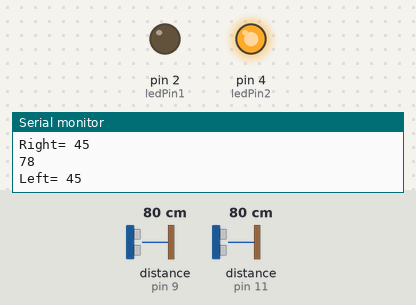
A sketch run on a simulated Arduino Uno, built with avr-gcc and run on an emulated ATmega328P. Parts: output pins drawn as LEDs (lit = HIGH), the last lines printed to the serial monitor. Wiring (inferred from the names in the program): 2 × ultrasonic range finder: trigger pin 6, echo pin 9 / trigger pin 10, echo pin 11. Dashed ring = blinking. The test bench sets the inputs (shaded band); at power-on: distance to the obstacle (sensors on pin 9, pin 11) 80 cm. The echo pulse lasts 58.3 µs per cm; pins used as bus, display or sensor lines are not drawn.

Above: at 1.2 s.
1.3 s: distance to the obstacle (sensor on pin 9) set to 24 cm
3.0 s: distance to the obstacle (sensor on pin 9) set to 20 cm
At 4.4 s:
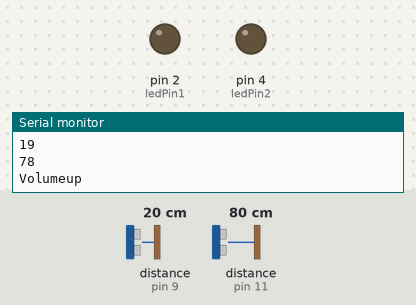
6.0 s: distance to the obstacle (sensor on pin 11) set to 2 cm
At 6.4 s:
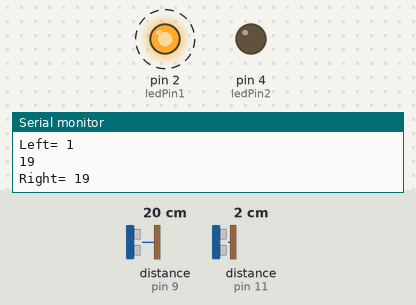
9.0 s: distance to the obstacle (sensor on pin 11) set to 18 cm
At 11.1 s:
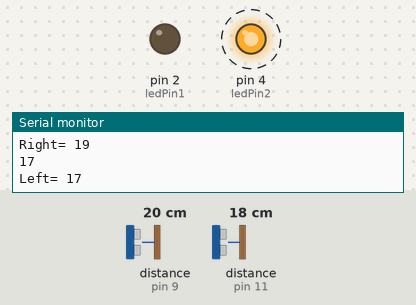
12.0 s: distance to the obstacle (sensor on pin 11) set to 4 cm
15.0 s: distance to the obstacle (sensor on pin 9) set to 12 cm
16.5 s: distance to the obstacle (sensor on pin 9) set to 9 cm
At 16.79 s:
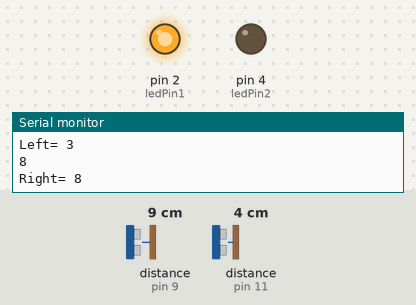
Timing chart, 0 to 20.5 s (numbered marks = the images above; inputs shaded):
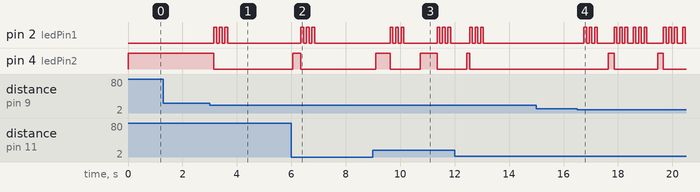

The sketch:

Hand_Gesture1.ino
```cpp
 const int trigPin1=10;
 const int echoPin1=11;
 const int trigPin2=6;
 const int echoPin2=9;
 const int ledPin1=2; // Blue LED
 const int ledPin2=4; // Red LED
 long leftDistance;
 long rightDistance;
 long distance;
 long duration;

void setup() {
  Serial.begin(9600);
  pinMode(trigPin1,OUTPUT);
  pinMode(trigPin2,OUTPUT);
  pinMode(echoPin1,INPUT);
  pinMode(echoPin2,INPUT);
  pinMode(ledPin1,OUTPUT);
  pinMode(ledPin2,OUTPUT);
}

     // Detection of gestures//
  void workingStatus(bool Status1,bool Status2)
 {

        if(Status1==HIGH && Status2==LOW)
        {
          digitalWrite(ledPin2, LOW);
          int Time=3;
          while(Time>0)
          {
              digitalWrite(ledPin1, HIGH);
              delay(100);
              digitalWrite(ledPin1, LOW);
              delay(100);
              Time--;
          }
          //digitalWrite(ledPin1,Status1);
        }
        else if(Status2==HIGH && Status1==LOW )
        {
              digitalWrite(ledPin2, HIGH);
        }

 }

    // Calculate distance of Object//
 void travelLength(int trigPin,int echoPin)
{
   digitalWrite(trigPin,LOW);
   delayMicroseconds(2);
   digitalWrite(trigPin,HIGH);
   delayMicroseconds(10);
   digitalWrite(trigPin,LOW);
    duration=pulseIn(echoPin,HIGH);
    distance=(0.034*duration)/2;
    Serial.println(distance);
     if(distance>=45)
    {
      distance=45
     ;
    }
}

    //Calculate L and R  Distance//
void moduleInitiation()
{
       travelLength(trigPin1,echoPin1);
       leftDistance=distance;
       Serial.print("Left= ");
       Serial.println(leftDistance);
       delay(100);
       travelLength(trigPin2,echoPin2);
       rightDistance=distance;
        Serial.print("Right= ");
       Serial.println(rightDistance);
 }
void loop() {
                workingStatus(LOW,HIGH); // By default set to RED( No Detection State)//

             //Module to Detect Play and Pause Gesture//
               moduleInitiation();
           if((leftDistance<=25 && rightDistance<=25) &&(leftDistance>10 && rightDistance>10))
               {
                 workingStatus(HIGH,LOW);
                 Serial.println("Start/Stop");
                 delay(500);
                 workingStatus(LOW,HIGH);

               }

          //Module to Detect FastForward Gesture//
             moduleInitiation();
           if(leftDistance<10 && rightDistance<=30)
          {
            workingStatus(HIGH,LOW);
            int tempDistance=rightDistance;
             // delay(50);
             travelLength(trigPin2,echoPin2);
             rightDistance=distance;

             while(rightDistance<=tempDistance  && rightDistance >=10) // && rightDistance >=10 && leftDistance<=10
            {
               Serial.println("Forward");
               tempDistance=rightDistance;
               travelLength(trigPin2,echoPin2);
               rightDistance=distance;
               travelLength(trigPin1,echoPin1);
               leftDistance=distance;
                delay(100);
              if(rightDistance>=35 ||  leftDistance>=10 )
                {
                  workingStatus(LOW,HIGH);
                  break;
                }
             }

         }

              //Module to Detect Rewind Gesture//
              moduleInitiation();
                if(leftDistance<=30 && rightDistance<10 )
               {
                 workingStatus(HIGH,LOW);
                 int tempDistance=leftDistance;
                 //delay(50);
                 travelLength(trigPin1,echoPin1);
                 leftDistance=distance;

               while(leftDistance<=tempDistance  && leftDistance >=10)
                  {
                   Serial.println("Backward");
                     delay(100);
                   tempDistance=leftDistance;
                   travelLength(trigPin1,echoPin1);
                    leftDistance=distance;
                    travelLength(trigPin2,echoPin2);
                    rightDistance=distance;
                   // delay(100);
                   if(rightDistance>=10 ||  leftDistance>=35 )
                   {
                     workingStatus(LOW,HIGH);
                     break;
                   }
                 }
              }

             //Module to Detect Volumedown Gesture//
          moduleInitiation();
       if(leftDistance<=20 && rightDistance>=45)
      {
           workingStatus(HIGH,LOW);
           int tempDistance=leftDistance;
          // delay(50);
           travelLength(trigPin1,echoPin1);
           leftDistance = distance;


          while(tempDistance<=leftDistance && leftDistance<=35 )
          {
             Serial.println("Volumedown");
                 delay(100);
              tempDistance=leftDistance;
              travelLength(trigPin1,echoPin1);
              leftDistance = distance;
              travelLength(trigPin2,echoPin2);
              rightDistance=distance;
              //delay(100);

             if(leftDistance>35 || rightDistance<40  )
             {
              workingStatus(LOW,HIGH);
              break;
             }

          }
      }

           //Module to Detect VolumeHigh Gesture//
          moduleInitiation();
       if(rightDistance<=20 && leftDistance >=45)
      {
           workingStatus(HIGH,LOW);
           int tempDistance=rightDistance;
           //delay(50);
           travelLength(trigPin2,echoPin2);
           rightDistance = distance;


          while(tempDistance>=rightDistance && rightDistance>=5 )
          {
             Serial.println("Volumeup");
                delay(50);
              tempDistance=rightDistance;
              travelLength(trigPin2,echoPin2);
              rightDistance = distance;
              travelLength(trigPin1,echoPin1);
              leftDistance = distance;
                //delay(100);

             if(rightDistance<5 || leftDistance <40 )
             {
              workingStatus(LOW,HIGH);
              break;
             }

          }
      }


           //Module to Detect ScreenShot Gesture//
           moduleInitiation();
       if((leftDistance<5 && rightDistance<5))
       {
           workingStatus(HIGH,LOW);
           Serial.println("PrintScreen");
           delay(100);
       }


//     //      delay(500);
//       void  moduleInitiation(void);
//       if((leftDistance<=25 && rightDistance<=25) &&(leftDistance>=10 && rightDistance>=10))
//       {
//           workingStatus(HIGH,LOW);
//           Serial.println("PrintScreen");
//           delay(1000);
//       }
//        void  moduleInitiation(void);
//        if(rightDistance<=6)
//        {
//          workingStatus(HIGH,LOW);
//          Serial.println("moveNext");
//        }
//        delay(1000);
//        void  moduleInitiation(void);
//         if((leftDistance<=25 && rightDistance<=25) &&(leftDistance>=10 && rightDistance>=10))
//    {
//        workingStatus(HIGH,LOW);
//        Serial.println("Start/Stop");
//    }
//     delay(2000);
//     Serial.println("Auto4");
//     delay(100);
//     Serial.println("Auto5");
//     delay(100);
//      Serial.println("Auto6");
//     delay(100);

      }
```

Measured:
- the behaviour switches between 22 and 21 cm on distance to the obstacle (sensor on pin 9) (found by bisection; images 0 and 1)
- the behaviour switches between 11 and 10 cm on distance to the obstacle (sensor on pin 9) (found by bisection; images 3 and 4)
- after the input at 3.0 s, pin 2 (ledPin1): alternates HIGH for 0.10 s and LOW for 0.10 s, 6 changes in all, then stays LOW, starting after 0.16 s; pin 4 (ledPin2): HIGH → LOW after 0.16 s
- after the input at 6.0 s, pin 2 (ledPin1): alternates HIGH for 0.10 s and LOW for 0.10 s, 6 changes in all, then stays LOW, starting after 0.35 s; pin 4 (ledPin2): LOW → HIGH at once, → LOW 0.31 s later
- after the input at 9.0 s, pin 2 (ledPin1): LOW → HIGH after 0.63 s, → LOW 0.10 s later, → HIGH 0.10 s later, → LOW 0.10 s later, … (12 changes in this stretch); pin 4 (ledPin2): alternates HIGH for 0.57 s and LOW for 1.1 s, starting after 0.11 s
- after the input at 16.5 s, pin 2 (ledPin1): LOW → HIGH after 0.25 s, then repeats every 1.8 s: 2 × (LOW 0.10 s, HIGH 0.10 s), LOW 0.61 s, 2 × (HIGH 0.10 s, LOW 0.10 s), HIGH 0.10 s, LOW 0.20 s, HIGH 0.10 s; pin 4 (ledPin2): alternates HIGH for 0.20 s and LOW for 1.6 s, starting after 1.2 s
